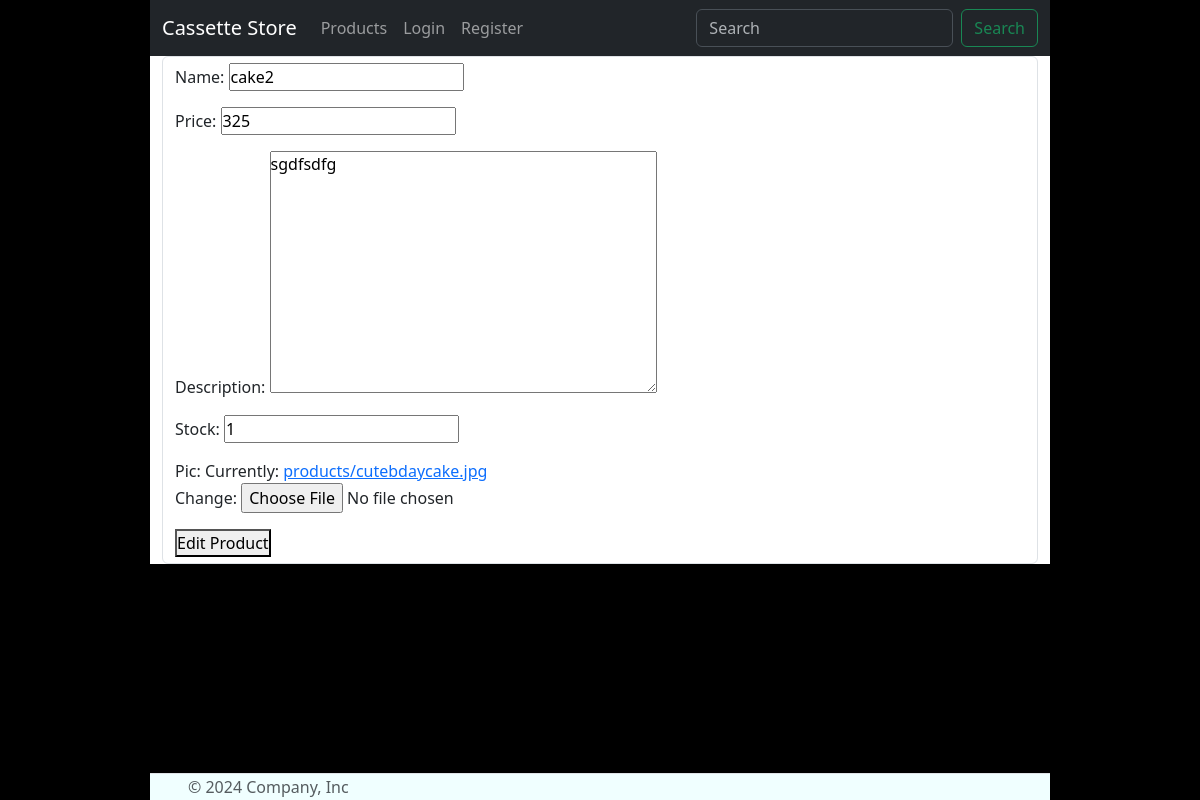
The app's page /editProd/2 with its own data.
### myapp/models.py (models this page shows, shortened)
class Product(models.Model):
    name = models.CharField(max_length=100) # becomes varchar
    price = models.PositiveIntegerField() # becomes unsigned int
    description = models.TextField() # becomes long or medium text
    stock = models.PositiveIntegerField(default=1)
    created_at =  models.DateTimeField(auto_now_add=True) # stores the curdatetime() in a datetime field
    pic = models.ImageField(upload_to="products/", null = True)

### myapp/views.py (the view)
# urls.py: path('editProd/<int:pk>', views.EditProduct.as_view(), name="editProd"),
class EditProduct(UpdateView):
    model = Product
    template_name = "EditProduct.html"
    fields = [
            'name',
            'price',
            'description',
            'stock',
            'pic'
            ]
    success_url = "/"

### myapp/templates/EditProduct.html (shortened to what this page needs)
{% extends 'base.html' %}
{% load static %}
{% block content %}
    <div class="container-fluid">
        <form method="post" enctype="multipart/form-data" class="form-control">
            {{ form.as_p }}
            <button type="submit">Edit Product</button>
        </form>
    </div>
{% endblock %}

### static/css/style.css (style rules this page uses)
* { padding: 0; margin: 0; box-sizing: border-box; }
html { background-color: rgb(0, 0, 0); }

### records on screen
Product: name "cake2", price "325", description "sgdfsdfg", stock "1"
